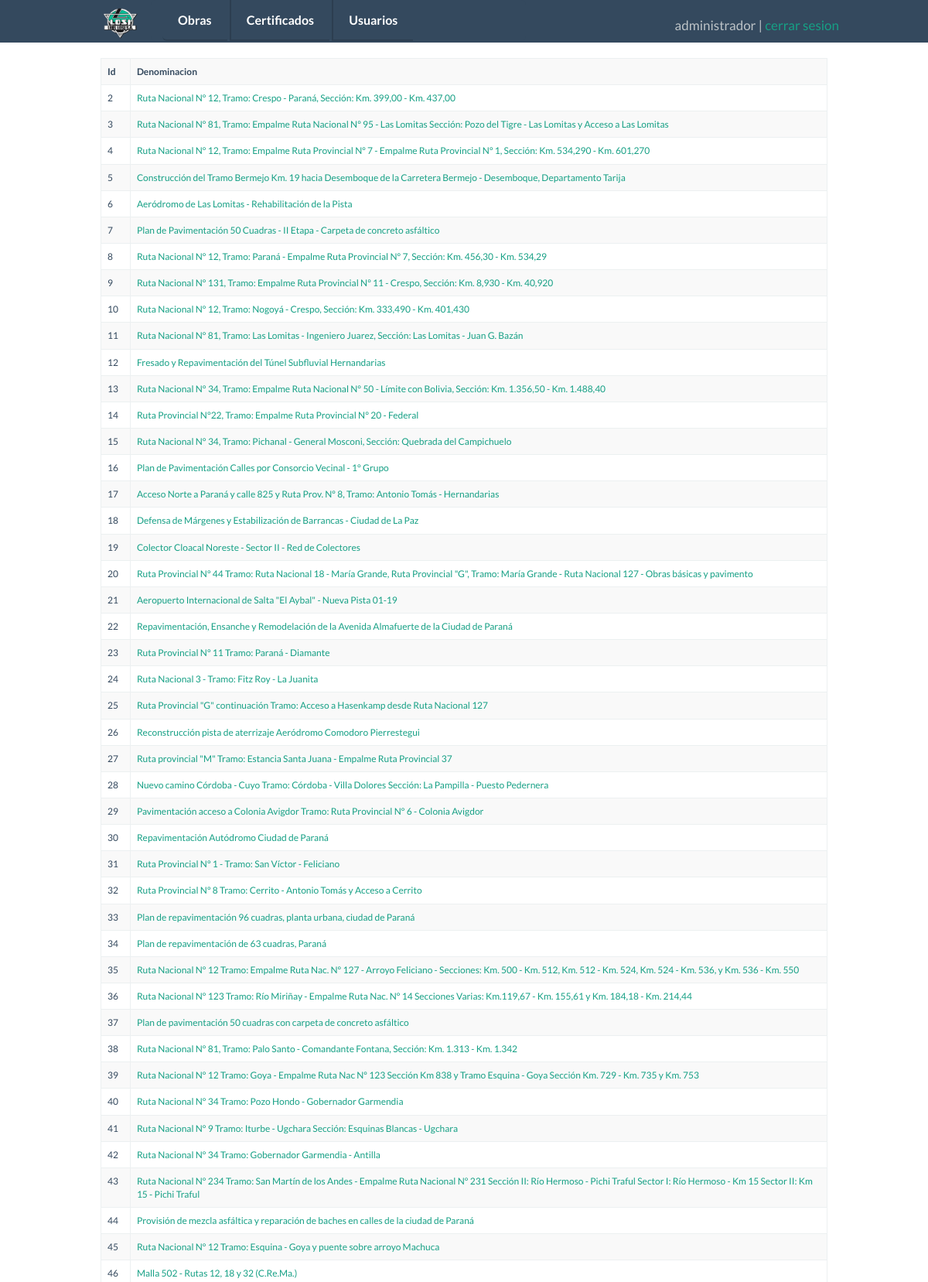
Screenshot of /obras/listado.php (signed in, upper part) with the database file from the repository.
### tables this page shows
CREATE TABLE `obrasejecutadas` (
  `ID` int(11) NOT NULL AUTO_INCREMENT,
  `Seleccion` tinyint(1) NOT NULL DEFAULT '0',
  `denominacion` varchar(255) DEFAULT NULL,
  `enejec` tinyint(1) NOT NULL DEFAULT '0',
  `idcomitente` smallint(5) unsigned DEFAULT NULL,
  `tipoDeObra` varchar(255) DEFAULT NULL,
  `montoContractualOriginal` double DEFAULT NULL,
  `montoContractualFinal` double DEFAULT NULL,
  `fechaTerminacionOriginal` timestamp NOT NULL DEFAULT CURRENT_TIMESTAMP ON UPDATE CURRENT_TIMESTAMP,
  `FechaTerminacionFinal` timestamp NOT NULL DEFAULT '0000-00-00 00:00:00',
  `PlazoOriginal` varchar(15) DEFAULT NULL,
  `PlazoFinal` varchar(15) DEFAULT NULL,
  `idPersoneria` smallint(5) unsigned DEFAULT NULL,
  `participacion` float DEFAULT NULL,
  `ute` varchar(50) DEFAULT NULL,
  `observacion` varchar(255) DEFAULT NULL,
  `longitud` double unsigned DEFAULT NULL,
  `longitudMedida` smallint(5) unsigned DEFAULT NULL,
  `terraplenes` double unsigned DEFAULT NULL,
  `terraplenesMedida` smallint(5) unsigned DEFAULT NULL,
  `recubrimiento` double unsigned DEFAULT NULL,
  `recubrimientoMedida` smallint(5) unsigned DEFAULT NULL,
  `baseNoButuminosa` double unsigned DEFAULT NULL,
  `baseMedida` smallint(5) unsigned DEFAULT NULL,
  `banquinaRipio` double unsigned DEFAULT NULL,
  `banquinaRipioMedida` smallint(5) unsigned DEFAULT NULL,
  `tratamientoTriple` double unsigned DEFAULT NULL,
  `tratamientoTripleMedida` smallint(5) unsigned DEFAULT NULL,
  `Hormigones` double unsigned DEFAULT NULL,
  `HormigonesMedida` smallint(5) unsigned DEFAULT NULL,
  `reforestacion` double unsigned DEFAULT NULL,
  `reforestacionMedida` smallint(5) unsigned DEFAULT NULL,
  `certEjecucion` tinyint(1) NOT NULL DEFAULT '0',
  `rp` tinyint(1) NOT NULL DEFAULT '0',
  `rd` tinyint(1) NOT NULL DEFAULT '0',
  `ok` tinyint(1) NOT NULL DEFAULT '0',
  `fechaInicio` timestamp NOT NULL DEFAULT '0000-00-00 00:00:00',
  `fechaLicitacion` timestamp NOT NULL DEFAULT '0000-00-00 00:00:00',
  `fechaContrato` timestamp NOT NULL DEFAULT '0000-00-00 00:00:00',
  `fechaReplanteo` timestamp NOT NULL DEFAULT '0000-00-00 00:00:00',
  `financiada` varchar(50) DEFAULT NULL,
  `comentario` varchar(255) DEFAULT NULL,
  `fechaRP` timestamp NOT NULL DEFAULT '0000-00-00 00:00:00',
  `fechaRD` timestamp NOT NULL DEFAULT '0000-00-00 00:00:00',
  `kml` varchar(45) DEFAULT NULL,
  PRIMARY KEY (`ID`),
  KEY `FK_obrasejecutadas_Comitente` (`idcomitente`),
  KEY `FK_obrasejecutadas_2` (`idPersoneria`),
  KEY `FK_obrasejecutadas_3` (`longitudMedida`),
  KEY `FK_obrasejecutadas_4` (`banquinaRipioMedida`),
  KEY `FK_obrasejecutadas_5` (`HormigonesMedida`),
  KEY `FK_obrasejecutadas_6` (`tratamientoTripleMedida`),
  KEY `FK_obrasejecutadas_7` (`terraplenesMedida`),
  KEY `FK_obrasejecutadas_8` (`recubrimientoMedida`),
  KEY `FK_obrasejecutadas_9` (`baseMedida`),
  KEY `FK_obrasejecutadas_10` (`reforestacionMedida`),
  CONSTRAINT `FK_obrasejecutadas_10` FOREIGN KEY (`reforestacionMedida`) REFERENCES `medida` (`idMedida`),
  CONSTRAINT `FK_obrasejecutadas_2` FOREIGN KEY (`idPersoneria`) REFERENCES `personeria` (`id`),
  CONSTRAINT `FK_obrasejecutadas_3` FOREIGN KEY (`longitudMedida`) REFERENCES `medida` (`idMedida`),
  CONSTRAINT `FK_obrasejecutadas_4` FOREIGN KEY (`banquinaRipioMedida`) REFERENCES `medida` (`idMedida`),
  CONSTRAINT `FK_obrasejecutadas_5` FOREIGN KEY (`HormigonesMedida`) REFERENCES `medida` (`idMedida`),
  CONSTRAINT `FK_obrasejecutadas_6` FOREIGN KEY (`tratamientoTripleMedida`) REFERENCES `medida` (`idMedida`),
  CONSTRAINT `FK_obrasejecutadas_7` FOREIGN KEY (`terraplenesMedida`) REFERENCES `medida` (`idMedida`),
  CONSTRAINT `FK_obrasejecutadas_8` FOREIGN KEY (`recubrimientoMedida`) REFERENCES `medida` (`idMedida`),
  CONSTRAINT `FK_obrasejecutadas_9` FOREIGN KEY (`baseMedida`) REFERENCES `medida` (`idMedida`),
  CONSTRAINT `FK_obrasejecutadas_Comitente` FOREIGN KEY (`idcomitente`) REFERENCES `comitente` (`id`)
);

### clases/ActiveRecord/MysqlObrasEjecutadasActiveRecord.php (called while the page is built, shortened)
<?php
include_once '../clases/ValueObject/ObrasEjecutadasValueObject.php';
class MysqlObrasEjecutadasActiveRecord implements ActiveRecord{
    public function buscarTodo() {
        $sql = "SELECT * FROM obrasejecutadas;";
        $resultado = mysql_query($sql);
        if($resultado){
            $aObras = array();
            while ($fila = mysql_fetch_object($resultado)){
                $oValueObject = new ObrasEjecutadasValueObject();
                $oValueObject->setBanquinaRipio($fila->banquinaRipio);
                $oValueObject->setBanquinaRipioMedida($fila->banquinaRipioMedida);
                $oValueObject->setBaseMedida($fila->baseMedida);
                $oValueObject->setBaseNoButuminosa($fila->baseNoButuminosa);
                $oValueObject->setCertEjecucion($fila->certEjecucion);
                $oValueObject->setComentario($fila->comentario);
                $oValueObject->setDenominacion($fila->denominacion);
                $oValueObject->setEnejec($fila->enejec);
                $oValueObject->setFechaContrato($fila->fechaContrato);
                $oValueObject->setFechaInicio($fila->fechaInicio);
                $oValueObject->setFechaLicitacion($fila->fechaLicitacion);
                $oValueObject->setFechaRD($fila->fechaRD);
                $oValueObject->setFechaRP($fila->fechaRP);
                $oValueObject->setFechaReplanteo($fila->fechaReplanteo);
                $oValueObject->setFechaTerminacionFinal($fila->FechaTerminacionFinal);
                $oValueObject->setFechaTerminacionOriginal($fila->fechaTerminacionOriginal);
                $oValueObject->setFinanciada($fila->financiada);
                $oValueObject->setHormigones($fila->Hormigones);
                $oValueObject->setHormigonesMedida($fila->HormigonesMedida);
                $oValueObject->setID($fila->ID);
                $oValueObject->setIdPersoneria($fila->idPersoneria);
                $oValueObject->setIdcomitente($fila->idcomitente);
                $oValueObject->setLongitud($fila->longitud);
                $oValueObject->setLongitudMedida($fila->longitudMedida);
                $oValueObject->setMontoContractualFinal($fila->montoContractualFinal);
                $oValueObject->setMontoContractualOriginal($fila->montoContractualOriginal);
                $oValueObject->setObservacion($fila->observacion);
                $oValueObject->setOk($fila->ok);
                $oValueObject->setParticipacion($fila->participacion);
                $oValueObject->setPlazoFinal($fila->PlazoFinal);
                $oValueObject->setPlazoOriginal($fila->PlazoOriginal);
                $oValueObject->setRd($fila->rd);
                $oValueObject->setRecubrimiento($fila->recubrimiento);
                $oValueObject->setRecubrimientoMedida($fila->recubrimientoMedida);
                $oValueObject->setReforestacion($fila->reforestacion);
                $oValueObject->setReforestacionMedida($fila->reforestacionMedida);
                $oValueObject->setRp($fila->rp);
                $oValueObject->setSeleccion($fila->Seleccion);
                $oValueObject->setTerraplenes($fila->terraplenes);
                $oValueObject->setTerraplenesMedida($fila->terraplenesMedida);
                $oValueObject->setTipoDeObra($fila->tipoDeObra);
                $oValueObject->setTratamientoTriple($fila->tratamientoTriple);
                $oValueObject->setTratamientoTripleMedida($fila->tratamientoTripleMedida);
                $oValueObject->setUte($fila->ute);
                $oValueObject->setKml($fila->kml);
                $aObras[] = $oValueObject;
            }
            return $aObras;
        } else {
            return FALSE;
        }
    }
}
?>

### clases/ValueObject/ObrasEjecutadasValueObject.php (called while the page is built, shortened)
<?php
class ObrasEjecutadasValueObject {
    private $ID, $Seleccion, $denominacion, $enejec, $idcomitente, $tipoDeObra;
    public function getID() {
        return $this->ID;
    }
    public function setID($ID) {
        $this->ID = $ID;
    }
    public function getDenominacion() {
        return $this->denominacion;
    }
    public function setDenominacion($denominacion) {
        $this->denominacion = $denominacion;
    }
}
?>

### obras/listado.php (the view, shortened to what this page needs)
<!DOCTYPE html>
<html>
    <head>
        <?php include_once "../includes/php/estilos.php";?>
    </head>
    <body>
        <?php include_once "../includes/php/header.php"; ?>
        <div class="container">
            <table class="table table-striped table-bordered table-hover">
                <tr>
                    <th>Id</th>
                    <th>Denominacion</th>
                </tr>
                <?php
                include_once '../clases/ActiveRecord/MysqlObrasEjecutadasActiveRecord.php';
                $oObras = new MysqlObrasEjecutadasActiveRecord();
                $aObras = $oObras->buscarTodo();
                foreach ($aObras as $llave => $valor) { ?>
                    <tr>
                        <td><?php echo $valor->getID(); ?></td>
                        <td><a href="muestra.php?id=<?php echo $valor->getID(); ?>"><?php echo utf8_encode($valor->getDenominacion()); ?></a></td>
                    </tr>
                    <?php
                }
                ?>
            </table>
        </div>
    </body>
</html>

### css/flat-ui.css (style rules this page uses)
body { font-family: 'Lato', Helvetica, Arial, sans-serif; font-size: 14px; line-height: 1.231; color: #34495e; background-color: #ffffff; }
a { color: #16a085; text-decoration: none; -webkit-transition: 0.25s; -moz-transition: 0.25s; -o-transition: 0.25s; transition: 0.25s; -webkit-backface-visibility: hidden; }

### css/demo.css (style rules this page uses)
.container { max-width: 970px !important; }

### css/otros-estilos.css (style rules this page uses)
table { max-width: 100%; background-color: transparent; }
th { text-align: left; }
.table { width: 100%; margin-bottom: 21px; }
.table > thead > tr > th, .table > tbody > tr > th, .table > tfoot > tr > th, .table > thead > tr > td, .table > tbody > tr > td, .table > tfoot > tr > td { padding: 8px; line-height: 1.428571429; vertical-align: top; border-top: 1px solid #ecf0f1; }
.table-bordered { border: 1px solid #ecf0f1; }
.table-bordered > thead > tr > th, .table-bordered > tbody > tr > th, .table-bordered > tfoot > tr > th, .table-bordered > thead > tr > td, .table-bordered > tbody > tr > td, .table-bordered > tfoot > tr > td { border: 1px solid #ecf0f1; }
.table-striped > tbody > tr:nth-child(odd) > td, .table-striped > tbody > tr:nth-child(odd) > th { background-color: #f9f9f9; }
* { margin: 0; }
html, body { height: 100%; }
body { font-size: 12px; }
.container { min-height: 100%; height: auto !important; height: 100%; margin: 0 auto -40px; }

### rows the page displays
obrasejecutadas: ID "2", denominacion "Ruta Nacional Nº 12, Tramo: Crespo - Paraná, Sección: Km. 399,00 - Km. 437,00"
obrasejecutadas: ID "3", denominacion "Ruta Nacional Nº 81, Tramo: Empalme Ruta Nacional Nº 95 - Las Lomitas Sección: Pozo del Tigre - Las Lomitas y Acceso a Las Lomitas"
obrasejecutadas: ID "4", denominacion "Ruta Nacional Nº 12, Tramo: Empalme Ruta Provincial Nº 7 - Empalme Ruta Provincial Nº 1, Sección: Km. 534,290 - Km. 601,270"
obrasejecutadas: ID "5", denominacion "Construcción del Tramo Bermejo Km. 19 hacia Desemboque de la Carretera Bermejo - Desemboque, Departamento Tarija"
obrasejecutadas: ID "6", denominacion "Aeródromo de Las Lomitas - Rehabilitación de la Pista"
obrasejecutadas: ID "7", denominacion "Plan de Pavimentación 50 Cuadras - II Etapa - Carpeta de concreto asfáltico"
obrasejecutadas: ID "8", denominacion "Ruta Nacional Nº 12, Tramo: Paraná - Empalme Ruta Provincial Nº 7, Sección: Km. 456,30 - Km. 534,29"
obrasejecutadas: ID "9", denominacion "Ruta Nacional Nº 131, Tramo: Empalme Ruta Provincial Nº 11 - Crespo, Sección: Km. 8,930 - Km. 40,920"
obrasejecutadas: ID "10", denominacion "Ruta Nacional Nº 12, Tramo: Nogoyá - Crespo, Sección: Km. 333,490 - Km. 401,430"
obrasejecutadas: ID "11", denominacion "Ruta Nacional Nº 81, Tramo: Las Lomitas - Ingeniero Juarez, Sección: Las Lomitas - Juan G. Bazán"
obrasejecutadas: ID "12", denominacion "Fresado y Repavimentación del Túnel Subfluvial Hernandarias"
obrasejecutadas: ID "13", denominacion "Ruta Nacional N° 34, Tramo: Empalme Ruta Nacional N° 50 - Límite con Bolivia, Sección: Km. 1.356,50 - Km. 1.488,40"
obrasejecutadas: ID "14", denominacion "Ruta Provincial N°22, Tramo: Empalme Ruta Provincial N° 20 - Federal"
obrasejecutadas: ID "15", denominacion "Ruta Nacional N° 34, Tramo: Pichanal - General Mosconi, Sección: Quebrada del Campichuelo"
obrasejecutadas: ID "16", denominacion "Plan de Pavimentación Calles por Consorcio Vecinal - 1° Grupo"
obrasejecutadas: ID "17", denominacion "Acceso Norte a Paraná y calle 825 y Ruta Prov. Nº 8, Tramo: Antonio Tomás - Hernandarias"
obrasejecutadas: ID "18", denominacion "Defensa de Márgenes y Estabilización de Barrancas - Ciudad de La Paz"
obrasejecutadas: ID "19", denominacion "Colector Cloacal Noreste - Sector II - Red de Colectores"
obrasejecutadas: ID "20", denominacion "Ruta Provincial Nº 44 Tramo: Ruta Nacional 18 - María Grande, Ruta Provincial \"G\", Tramo: María Grande - Ruta Nacional 127 - Obras básicas y pavimento"
obrasejecutadas: ID "21", denominacion "Aeropuerto Internacional de Salta \"El Aybal\" - Nueva Pista 01-19"
obrasejecutadas: ID "22", denominacion "Repavimentación, Ensanche y Remodelación de la Avenida Almafuerte de la Ciudad de Paraná"
obrasejecutadas: ID "23", denominacion "Ruta Provincial Nº 11 Tramo: Paraná - Diamante"
obrasejecutadas: ID "24", denominacion "Ruta Nacional 3 - Tramo: Fitz Roy - La Juanita"
obrasejecutadas: ID "25", denominacion "Ruta Provincial \"G\" continuación Tramo: Acceso a Hasenkamp desde Ruta Nacional 127"
obrasejecutadas: ID "26", denominacion "Reconstrucción pista de aterrizaje Aeródromo Comodoro Pierrestegui"
obrasejecutadas: ID "27", denominacion "Ruta provincial \"M\" Tramo: Estancia Santa Juana - Empalme Ruta Provincial 37"
obrasejecutadas: ID "28", denominacion "Nuevo camino Córdoba - Cuyo Tramo: Córdoba - Villa Dolores Sección: La Pampilla - Puesto Pedernera"
obrasejecutadas: ID "29", denominacion "Pavimentación acceso a Colonia Avigdor Tramo: Ruta Provincial Nº 6 - Colonia Avigdor"
obrasejecutadas: ID "30", denominacion "Repavimentación Autódromo Ciudad de Paraná"
obrasejecutadas: ID "31", denominacion "Ruta Provincial Nº 1 - Tramo: San Víctor - Feliciano"
obrasejecutadas: ID "32", denominacion "Ruta Provincial Nº 8 Tramo: Cerrito - Antonio Tomás y Acceso a Cerrito"
obrasejecutadas: ID "33", denominacion "Plan de repavimentación 96 cuadras, planta urbana, ciudad de Paraná"
obrasejecutadas: ID "34", denominacion "Plan de repavimentación de 63 cuadras, Paraná"
obrasejecutadas: ID "35", denominacion "Ruta Nacional Nº 12 Tramo: Empalme Ruta Nac. Nº 127 - Arroyo Feliciano - Secciones: Km. 500 - Km. 512, Km. 512 - Km. 524, Km. 524 - Km. 536, y Km. 536 - Km. 550"
obrasejecutadas: ID "36", denominacion "Ruta Nacional Nº 123 Tramo: Río Miriñay - Empalme Ruta Nac. Nº 14 Secciones Varias: Km.119,67 - Km. 155,61 y Km. 184,18 - Km. 214,44"
obrasejecutadas: ID "37", denominacion "Plan de pavimentación 50 cuadras con carpeta de concreto asfáltico"
obrasejecutadas: ID "38", denominacion "Ruta Nacional Nº 81, Tramo: Palo Santo - Comandante Fontana, Sección: Km. 1.313 - Km. 1.342"
obrasejecutadas: ID "39", denominacion "Ruta Nacional Nº 12 Tramo: Goya - Empalme Ruta Nac Nº 123 Sección Km 838 y Tramo Esquina - Goya Sección Km. 729 - Km. 735 y Km. 753"
obrasejecutadas: ID "40", denominacion "Ruta Nacional Nº 34 Tramo: Pozo Hondo - Gobernador Garmendia"
obrasejecutadas: ID "41", denominacion "Ruta Nacional Nº 9 Tramo: Iturbe - Ugchara Sección: Esquinas Blancas - Ugchara"
obrasejecutadas: ID "42", denominacion "Ruta Nacional Nº 34 Tramo: Gobernador Garmendia - Antilla"
obrasejecutadas: ID "43", denominacion "Ruta Nacional Nº 234 Tramo: San Martín de los Andes - Empalme Ruta Nacional Nº 231 Sección II: Río Hermoso - Pichi Traful Sector I: Río Hermoso - Km 15 Sector II: Km 15 - Pichi Traful"
obrasejecutadas: ID "44", denominacion "Provisión de mezcla asfáltica y reparación de baches en calles de la ciudad de Paraná"
obrasejecutadas: ID "45", denominacion "Ruta Nacional Nº 12 Tramo: Esquina - Goya y puente sobre arroyo Machuca"
obrasejecutadas: ID "46", denominacion "Malla 502 - Rutas 12, 18 y 32 (C.Re.Ma.)"

### other values shown
$_SESSION['nombre'] "administrador"
